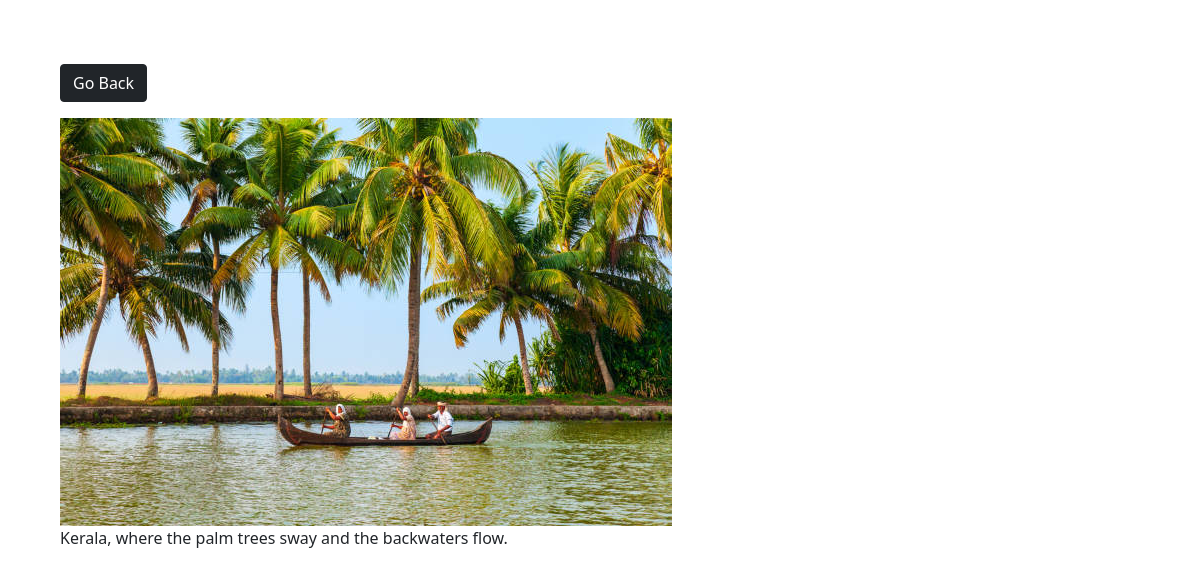
The app's page /photo/7/ with its own data.
### photos/models.py (models this page shows, shortened)
class Photo(models.Model):
    category = models.ForeignKey(Category,on_delete=models.SET_NULL,null=True,blank=True)
    image = models.ImageField(null=False,blank=False)
    description = models.TextField()

### photos/views.py (the view)
# urls.py: path('photo/<str:pk>/',views.viewphoto,name= 'photo'),
def viewphoto(request,pk):
    photo = Photo.objects.get(id=pk)
    return render(request,'photos/photo.html',{'photo':photo})

### photos/templates/photos/photo.html (shortened to what this page needs)
<!DOCTYPE html>
<html>
    <head>
        <link href="https://cdn.jsdelivr.net/npm/bootstrap@5.0.0-beta1/dist/css/bootstrap.min.css" rel="stylesheet"
>
    </head>
    <body class="m-5">
        <div class="container">
            <div class="row justify-content-center">
                <div class="col">
                    <a href="{% url 'gallery' %}"class="btn btn-dark my-3">Go Back</a>
                    <div style="height:90vh;">
                        <img style="max-width: 100%; max-height:100%;"src="{{photo.image.url}}">
                        <p>{{ photo.description }}</p>
                    </div>
                </div>
            </div>
        </div>
    </body>
</html>

### records on screen
Photo: image (picture), description "Kerala, where the palm trees sway and the backwaters flow."
